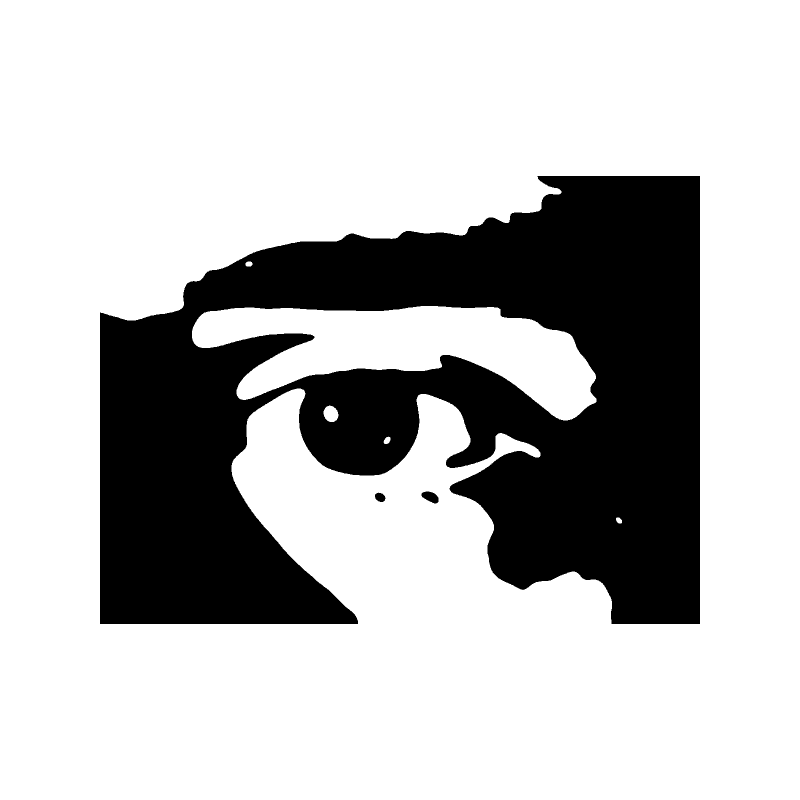
#> input picture brand/olho_A.png, 1600 x 1600 px (shown at 1/2 size)
$ python make-brand.py
#> lines starting #> are read from the running program, lines starting #| are printed output that depends on the picture; after the words box and inside, x2 and y2 are one past the last pixel; in counts of white or black regions, pixels touching at a corner belong together
"""Gera os arquivos de marca a partir de brand/olho_A.png (logo original, 2 tons, 1600x1600).

Uso: python3 -I scripts/make-brand.py
Saídas em public/: favicon.ico, icon-192.png, icon-512.png, apple-touch-icon.png, brand/brand/logo-preto.png (fundo claro), brand/logo-branco.png (fundo escuro)
"""
from pathlib import Path
from PIL import Image
import numpy as np

ROOT = Path(__file__).resolve().parent.parent
SRC = ROOT / "brand" / "olho_A.png"
OUT = ROOT / "public"
(OUT / "brand").mkdir(parents=True, exist_ok=True)

gray = Image.open(SRC).convert("L")
#> gray is the input picture: PIL image 1600x1600 L; 74.1% white; 3 black regions, box (x1, y1, x2, y2) and area: (200, 352, 1400, 1248) 663201, (843, 983, 877, 1007) 545, (750, 985, 771, 1004) 292
a = np.array(gray)
ys, xs = np.where(a < 128)
x0, x1, y0, y1 = xs.min(), xs.max() + 1, ys.min(), ys.max() + 1  # retângulo preto: 200..1400 x 352..1248
#> x0 = 200; x1 = 1400; y0 = 352; y1 = 1248
mark = gray.crop((x0, y0, x1, y1))
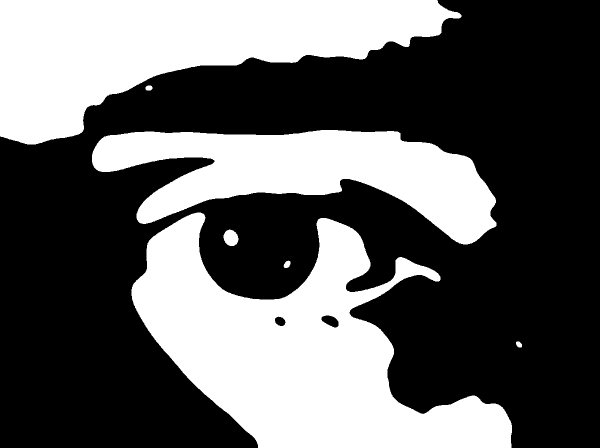
#> mark: PIL image 1200x896 L (shown at 1/2 size); 38.2% white; 7 white regions, largest, box (x1, y1, x2, y2) and area: (263, 425, 1024, 896) 175356, (0, 0, 923, 289) 139648, (184, 260, 993, 489) 95030
w, h = mark.size
#> w = 1200; h = 896


def with_alpha(color: int, size_w: int, invert: bool) -> Image.Image:
    """invert=True: retângulo escuro, olho vazado (para fundo claro).
    invert=False: só o olho, em branco (para fundo escuro); mesmo desenho do original."""
#> called with color = 10, size_w = 720, invert = True
    alpha = Image.eval(mark, lambda v: 255 - v) if invert else mark
    size = (size_w, round(size_w * h / w))
#> size = (720, 538)
    alpha = alpha.resize(size, Image.LANCZOS)
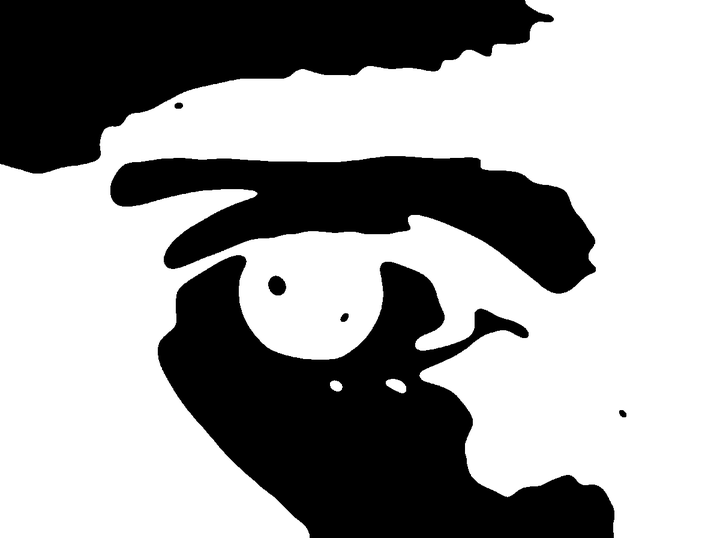
#> alpha: PIL image 720x538 L; min 0, max 255, mean 157.5
    img = Image.new("RGBA", size, (color, color, color, 0))
    img.putalpha(alpha)
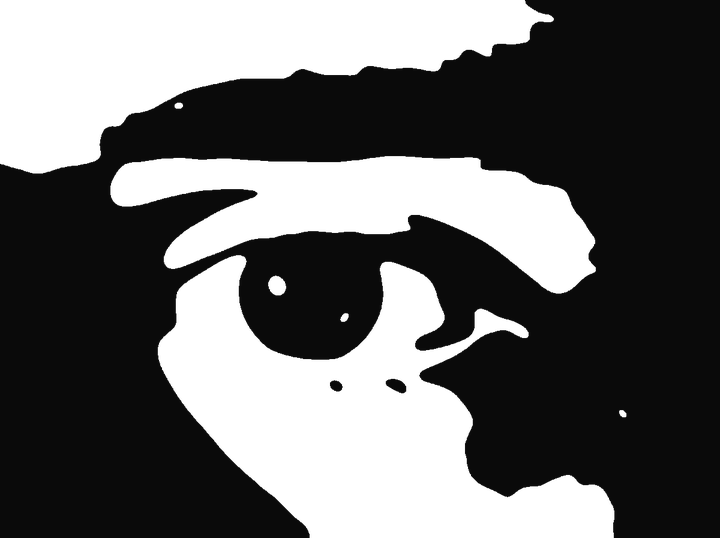
#> img: PIL image 720x538 RGBA; mean R, G, B, A 10, 10, 10, 157.5; transparent parts drawn white
    return img


with_alpha(10, 720, True).save(OUT / "brand" / "logo-preto.png", optimize=True)
with_alpha(245, 720, False).save(OUT / "brand" / "logo-branco.png", optimize=True)
#> call 2 of with_alpha, with color = 245, size_w = 720, invert = False
#> in with_alpha (call 2), `img.putalpha(alpha)`:
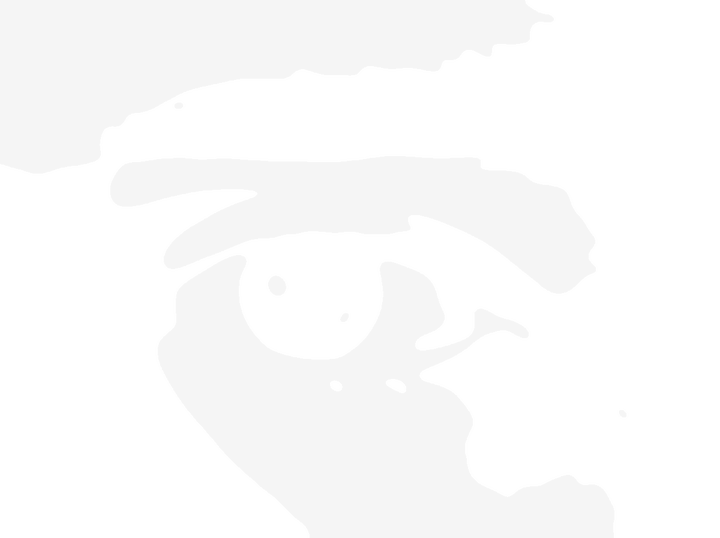
#> img: PIL image 720x538 RGBA; mean R, G, B, A 245, 245, 245, 97.5; transparent parts drawn white

# Ícones: recorte quadrado centrado no olho, preto com olho branco (legível em abas claras e escuras).
side = h
#> side = 896
cx = 780  # centro horizontal do olho no original
left = max(x0, min(cx - side // 2, x1 - side))
#> left = 332
tile = gray.crop((left, y0, left + side, y1)).convert("RGBA")
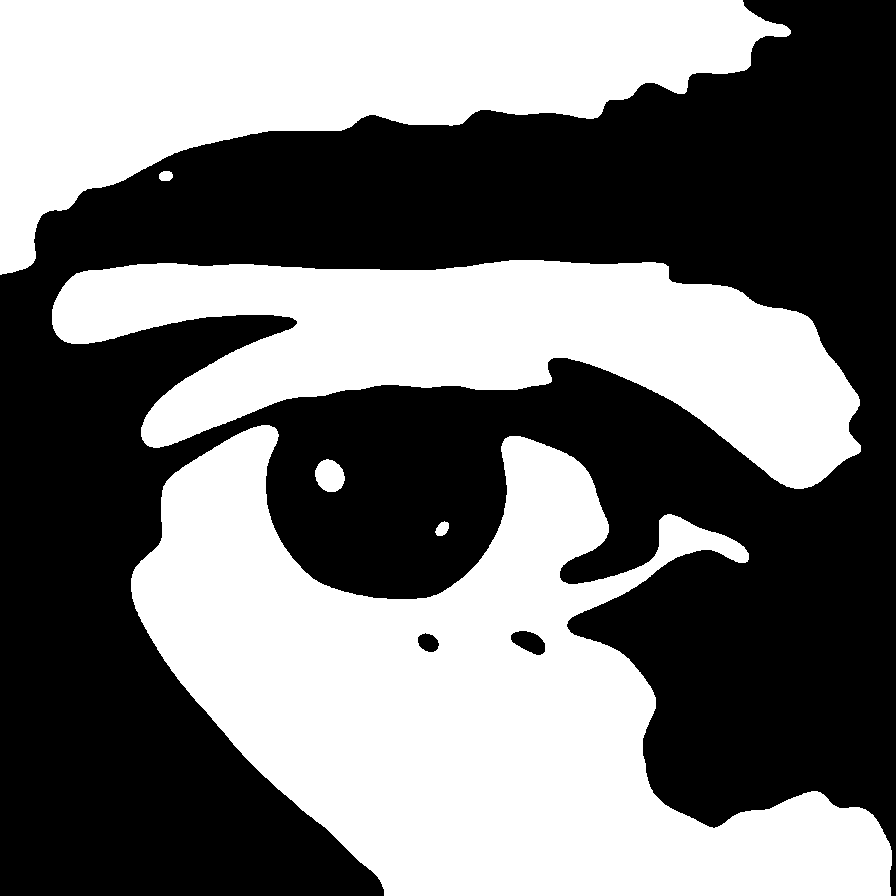
#> tile: PIL image 896x896 RGBA; mean R, G, B, A 118.7, 118.7, 118.7, 255
for name, px in [("icon-192.png", 192), ("icon-512.png", 512), ("apple-touch-icon.png", 180)]:
    tile.resize((px, px), Image.LANCZOS).save(OUT / name, optimize=True)
#> this loop made 3 passes
#> pass 1, `tile.resize((px, px), Image.LANCZOS).save(OUT / name, optimize=True)`:
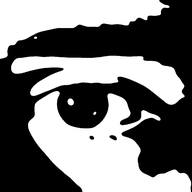
#> saved as icon-192.png: PIL image 192x192 RGBA; mean R, G, B, A 118.7, 118.7, 118.7, 255
tile.resize((256, 256), Image.LANCZOS).save(OUT / "favicon.ico", sizes=[(16, 16), (32, 32), (48, 48)])
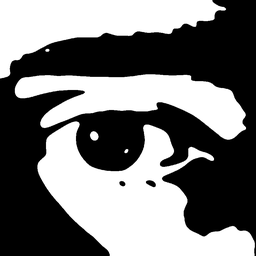
#> saved as favicon.ico: PIL image 256x256 RGBA; mean R, G, B, A 118.7, 118.7, 118.7, 255
print("ok", (w, h), "tile left", left)
#| ok (1200, 896) tile left 332
